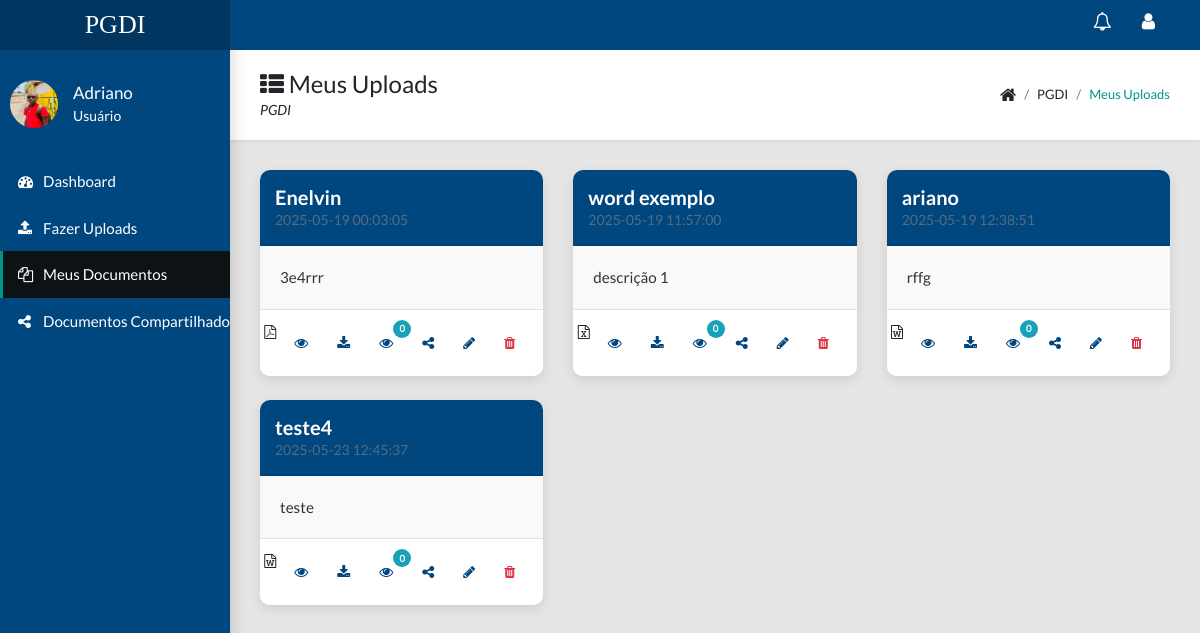
/Usuário/meusUploads.php (signed in), run on the app's committed database.
### tables this page shows
CREATE TABLE `usuario` (
  `Id` int(11) NOT NULL,
  `Nome` varchar(100) NOT NULL,
  `Telefone` varchar(14) NOT NULL,
  `Senha` varchar(255) NOT NULL,
  `Email` varchar(150) NOT NULL,
  `Permissao` enum('0','1','2') NOT NULL COMMENT '0=Admin, 2=Chefe, 1=Normal',
  `Genero` enum('M','F','O') NOT NULL,
  `Created_at` timestamp NOT NULL DEFAULT current_timestamp(),
  `Id_Departamento` int(11) DEFAULT NULL,
  `Caminho_da_Ft` varchar(150) DEFAULT NULL,
  `Ativo` tinyint(1) NOT NULL DEFAULT 1,
  `Ultimo_login` datetime DEFAULT NULL
);

CREATE TABLE `documentos` (
  `Id` int(11) NOT NULL,
  `Titulo` varchar(255) NOT NULL,
  `Descricao` varchar(255) NOT NULL,
  `Data` timestamp NOT NULL DEFAULT current_timestamp() ON UPDATE current_timestamp(),
  `Id_usuario` int(11) NOT NULL,
  `Caminho_Doc` varchar(150) NOT NULL,
  `Tipo` varchar(50) NOT NULL,
  `Tamanho` int(11) NOT NULL COMMENT 'Tamanho em bytes',
  `Estado` enum('Rascunho','Pendente','Aprovado','Rejeitado') NOT NULL DEFAULT 'Rascunho',
  `Id_aprovador` int(11) DEFAULT NULL,
  `Data_aprovacao` datetime DEFAULT NULL
);

### Usuário/meusUploads.php (the view, shortened to what this page needs)
<?php
require 'conexão.php';
$id = $_SESSION['id_user'];
$sql = "SELECT * FROM usuario WHERE Id = '$id'";
$resultado = mysqli_query($mysqli, $sql);
$dados = mysqli_fetch_array($resultado);
$sql_permissoes = "SELECT p.Tipo, up.Estado
                   FROM usuario_permissoes up
                   JOIN permissoes p ON up.Id_permissao = p.Id
                   WHERE up.Id_usuario = '$id'";
$result_permissoes = mysqli_query($mysqli, $sql_permissoes);
$permissoes = array();
while($perm = mysqli_fetch_assoc($result_permissoes)) {
    $permissoes[$perm['Tipo']] = $perm['Estado'];
}
print_r($permissoes);
include 'DeleteDoc.php';
?>
<!DOCTYPE html>
<head>
    <link rel="stylesheet" type="text/css" href="../css/main.css">
    <link rel="stylesheet" type="text/css" href="https://maxcdn.bootstrapcdn.com/font-awesome/4.7.0/css/font-awesome.min.css">
</head>
<body class="app sidebar-mini rtl">
    <header class="app-header">
        <a class="app-header__logo" href="index.php">PGDI</a>
        <ul class="app-nav">
            <li class="dropdown">
                <a class="app-nav__item" href="#" data-toggle="dropdown" aria-label="Show notifications">
                    <div class="notification-wrapper">
                        <i class="fa fa-bell-o fa-lg"></i>
                    </div>
                </a>
                   </li>
                </ul>
            <li class="dropdown">
                            <a class="app-nav__item" href="#" data-toggle="dropdown" aria-label="Open Profile Menu">
                              <i class="fa fa-user fa-lg"></i>
                             </a>
            </li>
    </header>
    <aside class="app-sidebar">
        <div class="app-sidebar__user">
            <?php if(!empty($dados['Caminho_da_Ft'])): ?>
               <img src="Fotos/<?php echo htmlspecialchars($dados['Caminho_da_Ft']); ?>" alt="Foto do perfil" class="app-sidebar__user-avatar" style="width: 48px; height: 48px; display: flex; align-items: center; justify-content: center; border-radius: 50%;" >
                <?php else: ?>
                <div class="app-sidebar__user-avatar bg-primary text-white" style="width: 48px; height: 48px; display: flex; align-items: center; justify-content: center; border-radius: 50%;">
                    <?php echo strtoupper(substr($dados['Nome'], 0, 1)); ?>
                </div>
            <?php endif; ?>
            <div>
                <p class="app-sidebar__user-name"><?php echo htmlspecialchars($dados['Nome']); ?></p>
                <p class="app-sidebar__user-designation">
                    <?php
                    if($dados['Permissao'] == '0') echo 'Administrador';
                    elseif($dados['Permissao'] == '2' && isset($departamento)) echo 'Chefe de '.htmlspecialchars($departamento['Nome']);
                    else echo 'Usuário';
                    ?>
                </p>
            </div>
        </div>
         <div class="app-menu">
            <li><a class="app-menu__item " href="index.php"><i class="app-menu__icon fa fa-dashboard"></i><span class="app-menu__label">Dashboard</span></a></li>
            <?php if($dados['Id_Departamento'] != NULL): ?>
            <li><a class="app-menu__item" href="upload.php"><i class="app-menu__icon fa fa-upload"></i><span class="app-menu__label">Fazer Uploads</span></a></li>
            <li><a class="app-menu__item active" href="meusUploads.php"><i class="app-menu__icon fa fa-files-o"></i><span class="app-menu__label">Meus Documentos</span></a></li>
            <li><a class="app-menu__item" href="DocumentosDoMeuDepartamento.php"><i class="app-menu__icon fa fa-share-alt"></i><span class="app-menu__label">Documentos Compartilhados</span></a></li>
              <?php endif; ?>
            </div>
    </aside>
    <main class="app-content">
        <div class="app-title">
            <div>
                <h1><i class="fa fa-th-list"></i> Meus Uploads</h1>
                <p>PGDI</p>
            </div>
            <ul class="app-breadcrumb breadcrumb side">
                <li class="breadcrumb-item"><i class="fa fa-home fa-lg"></i></li>
                <li class="breadcrumb-item">PGDI</li>
                <li class="breadcrumb-item active"><a href="#">Meus Uploads</a></li>
            </ul>
        </div>
        <div class="row">
            <?php
            $idUser = $dados['Id'];
            $sql = "SELECT * FROM documentos WHERE Id_usuario ='$idUser' ";
            $resultado = mysqli_query($mysqli, $sql);
            while ($dado = mysqli_fetch_array($resultado)):
                $caminho_completo = '../Arquivos/' . $dado['Caminho_Doc'];
            ?>
            <div class="col-md-4 mb-4">
                <div class="card document-card">
                    <div class="card-header">
                        <h5 class="card-title"><?php echo $dado['Titulo']; ?></h5>
                        <small class="text-muted"><?php echo $dado['Data']; ?></small>
                    </div>
                    <div class="card-body">
                        <p class="card-text"><?php echo $dado['Descricao']; ?></p>
                    </div>
                    <div class="card-footer">
                        <div class="btn-group">
                            <?php
                            $icon = 'fa-file';
                            if (strpos($dado['Caminho_Doc'], '.pdf') !== false) $icon = 'fa-file-pdf-o';
                            elseif (strpos($dado['Caminho_Doc'], '.doc') !== false) $icon = 'fa-file-word-o';
                            elseif (strpos($dado['Caminho_Doc'], '.xls') !== false) $icon = 'fa-file-excel-o';
                            elseif (strpos($dado['Caminho_Doc'], '.ppt') !== false) $icon = 'fa-file-powerpoint-o';
                            elseif (strpos($dado['Caminho_Doc'], '.jpg') !== false || strpos($dado['Caminho_Doc'], '.png') !== false || strpos($dado['Caminho_Doc'], '.gif') !== false) $icon = 'fa-file-image-o';
                            ?>
                            <span class="file-type-icon" style="margin-right: auto;">
                                <i class="fa <?php echo $icon; ?>"></i>
                            </span>
                            <?php if(isset($permissoes['visualizar']) && $permissoes['visualizar'] == 1): ?>
                            <button class="btn btn-icon" onclick="viewDocument('<?php echo $caminho_completo; ?>')" title="Visualizar">
                                <i class="fa fa-eye"></i>
                            </button>
                            <?php endif; ?>
                            <?php if(isset($permissoes['Download']) && $permissoes['Download'] == 1): ?>
                            <a href="download.php?id=<?php echo $dado['Id']; ?>" class="btn btn-icon" title="Download">
                                <i class="fa fa-download"></i>
                            </a>
                            <?php endif; ?>
                            <button class="btn btn-icon" onclick="showViewers(<?php echo $dado['Id']; ?>)" title="Visualizações">
                                <i class="fa fa-eye"></i>
                                <span class="view-count-badge"><?php
                                $sql_views = "SELECT COUNT(*) as total FROM historico_visualizacao WHERE id_documento = ".$dado['Id'];
                                $result_views = mysqli_query($mysqli, $sql_views);
                                $views = mysqli_fetch_assoc($result_views);
                                echo $views['total'];
                                ?></span>
                            </button>
                            <?php if(isset($permissoes['partilhar']) && $permissoes['partilhar'] == 1): ?>
                            <button class="btn btn-icon" onclick="shareDocument(<?php echo $dado['Id']; ?>)" title="Compartilhar">
                                <i class="fa fa-share-alt"></i>
                            </button>
                            <?php endif; ?>
                            <?php if(isset($permissoes['Editar']) && $permissoes['Editar'] == 1): ?>
                            <button class="btn btn-icon" onclick="editDocument(<?php echo $dado['Id']; ?>)" title="Editar">
                                <i class="fa fa-pencil"></i>
                            </button>
                            <?php endif; ?>
                            <?php if(isset($permissoes['Deletar']) && $permissoes['Deletar'] == 1): ?>
                            <button class="btn btn-icon btn-danger" onclick="deleteDocument(<?php echo $dado['Id']; ?>)" title="Excluir">
                                <i class="fa fa-trash"></i>
                            </button>
                            <?php endif; ?>
                        </div>
                    </div>
                </div>
            </div>
            <?php endwhile; ?>
        </div>
    </main>
</body>
</html>

### Usuário/meusUploads.php (style rules this page uses)
.notification-wrapper { position: relative; display: inline-block; }
.document-card { border: none; border-radius: 10px; box-shadow: 0 4px 12px rgba(0, 0, 0, 0.1); transition: transform 0.3s ease, box-shadow 0.3s ease; background: #ffffff; overflow: hidden; }
.card-header { background-color: #00467f; color: white; padding: 15px; border-top-left-radius: 10px; border-top-right-radius: 10px; }
.card-title { font-size: 1.25rem; font-weight: 600; margin: 0; }
.card-header small { font-size: 0.875rem; opacity: 0.8; }
.card-body { padding: 20px; background-color: #f9f9f9; }
.card-text { font-size: 0.95rem; color: #333; line-height: 1.5; }
.card-footer { background-color: #ffffff; padding: 15px; border-bottom-left-radius: 10px; border-bottom-right-radius: 10px; border-top: 1px solid #e0e0e0; }
.btn-group { display: flex; justify-content: flex-end; gap: 10px; }
.btn-icon { background: none; border: none; color: #00467f; font-size: 1rem; padding: 8px; border-radius: 50%; width: 36px; height: 36px; display: flex; align-items: center; justify-content: center; transition: background-color 0.3s ease, color 0.3s ease; }
.btn-icon.btn-danger { color: #dc3545; }
.view-count-badge { position: absolute; top: -5px; right: -5px; background-color: #17a2b8; color: white; border-radius: 50%; width: 18px; height: 18px; font-size: 10px; display: flex; align-items: center; justify-content: center; }

### data on the page
usuario: Caminho_da_Ft (picture), Nome "Adriano"
documentos: Titulo "Enelvin", Data "2025-05-19 00:03:05", Descricao "3e4rrr", total "0"
documentos: Titulo "word exemplo", Data "2025-05-19 11:57:00", Descricao "descrição 1", total "0"
documentos: Titulo "ariano", Data "2025-05-19 12:38:51", Descricao "rffg", total "0"
documentos: Titulo "teste4", Data "2025-05-23 12:45:37", Descricao "teste", total "0"
